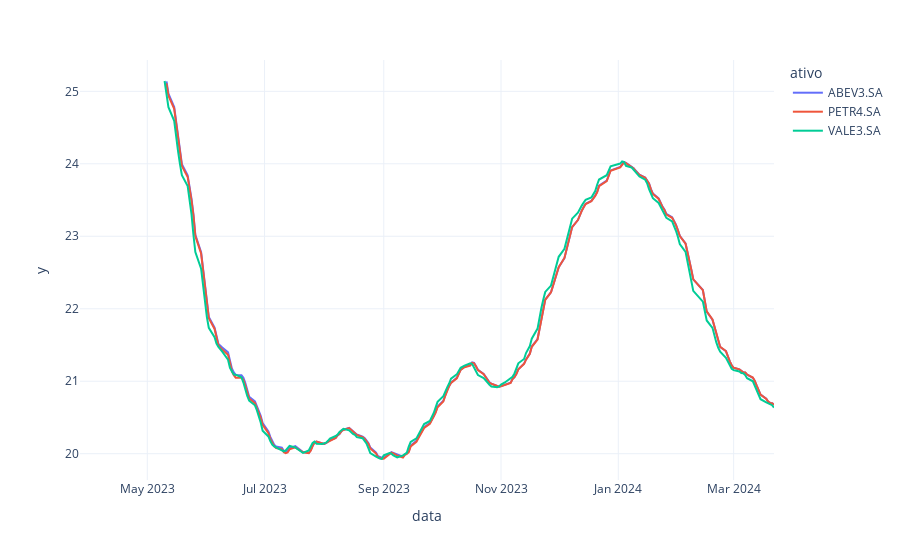

The code cell stored with this chart in its notebook:
### Code cell
desvio_padrao = df['valor'].rolling(90).std()
fig = px.line(df, x="data", y=desvio_padrao, color='ativo', template='plotly_white')
fig.show()

### Figure 1 — Plotly figure (JSON) as saved in the notebook; plotly's stock layout.template omitted (floating-point values rounded to 4 significant figures; data arrays with more than 128 entries replaced by an {"elided": "..."} marker saying what was removed)
{"data": [{"hovertemplate": "ativo=ABEV3.SA<br>data=%{x}<br>y=%{y}<extra></extra>", "legendgroup": "ABEV3.SA", "line": {"color": "#636efa", "dash": "solid"}, "marker": {"symbol": "circle"}, "mode": "lines", "name": "ABEV3.SA", "orientation": "v", "showlegend": true, "type": "scatter", "x": {"elided": "247 str values"}, "xaxis": "x", "y": {"elided": "247 float values"}, "yaxis": "y"}, {"hovertemplate": "ativo=PETR4.SA<br>data=%{x}<br>y=%{y}<extra></extra>", "legendgroup": "PETR4.SA", "line": {"color": "#EF553B", "dash": "solid"}, "marker": {"symbol": "circle"}, "mode": "lines", "name": "PETR4.SA", "orientation": "v", "showlegend": true, "type": "scatter", "x": {"elided": "247 str values"}, "xaxis": "x", "y": {"elided": "247 float values"}, "yaxis": "y"}, {"hovertemplate": "ativo=VALE3.SA<br>data=%{x}<br>y=%{y}<extra></extra>", "legendgroup": "VALE3.SA", "line": {"color": "#00cc96", "dash": "solid"}, "marker": {"symbol": "circle"}, "mode": "lines", "name": "VALE3.SA", "orientation": "v", "showlegend": true, "type": "scatter", "x": {"elided": "247 str values"}, "xaxis": "x", "y": {"elided": "247 float values"}, "yaxis": "y"}], "layout": {"legend": {"title": {"text": "ativo"}, "tracegroupgap": 0}, "margin": {"t": 60}, "xaxis": {"anchor": "y", "domain": [0, 1], "title": {"text": "data"}}, "yaxis": {"anchor": "x", "domain": [0, 1], "title": {"text": "y"}}}}
